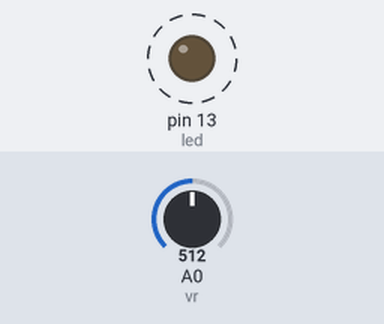
This sketch was run on a simulated Arduino Uno, built with avr-gcc and run on an emulated ATmega328P. On the bench: output pins drawn as LEDs (lit = HIGH). Dashed ring = blinking. The test bench sets the inputs (shaded band); at power-on: A0 (vr) = 512.

Above: at 1.8 s.
1.9 s: A0 (vr) set to 0
At 3.3 s:
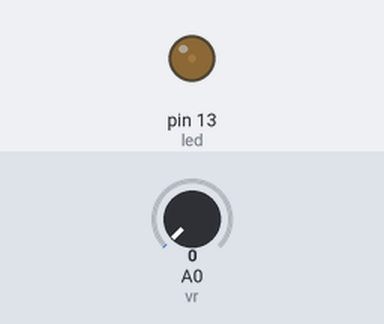
3.6 s: A0 (vr) set to 122
At 3.9 s:
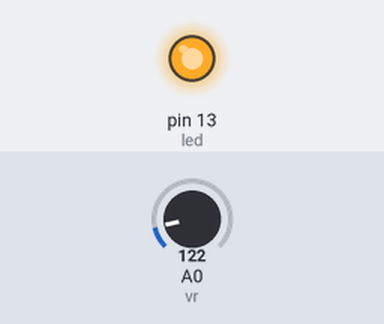
Timing chart, 0 to 13.1 s (numbered marks = the images above; inputs shaded):
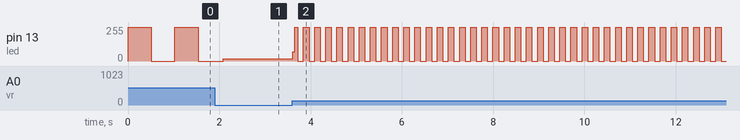

The sketch:

eg04_control_led_with_vres.ino
```cpp
const int led = 13;
const int vr = A0;
int sv;


void setup() {
  // put your setup code here, to run once:
pinMode(led,OUTPUT);
}

void loop() {
  // put your main code here, to run repeatedly:
sv = analogRead (vr);
digitalWrite(led,HIGH);
delay(sv);
digitalWrite(led,LOW);
delay(sv);
}
```

Measured:
- after the input at 3.6 s, pin 13 (led): 16/255 → 68/255 at once, then moves between 0/255 and 255/255, repeating every 0.24 s
- by itself, pin 13 (led): alternates 255/255 for 0.51 s and 0/255 for 0.51 s
